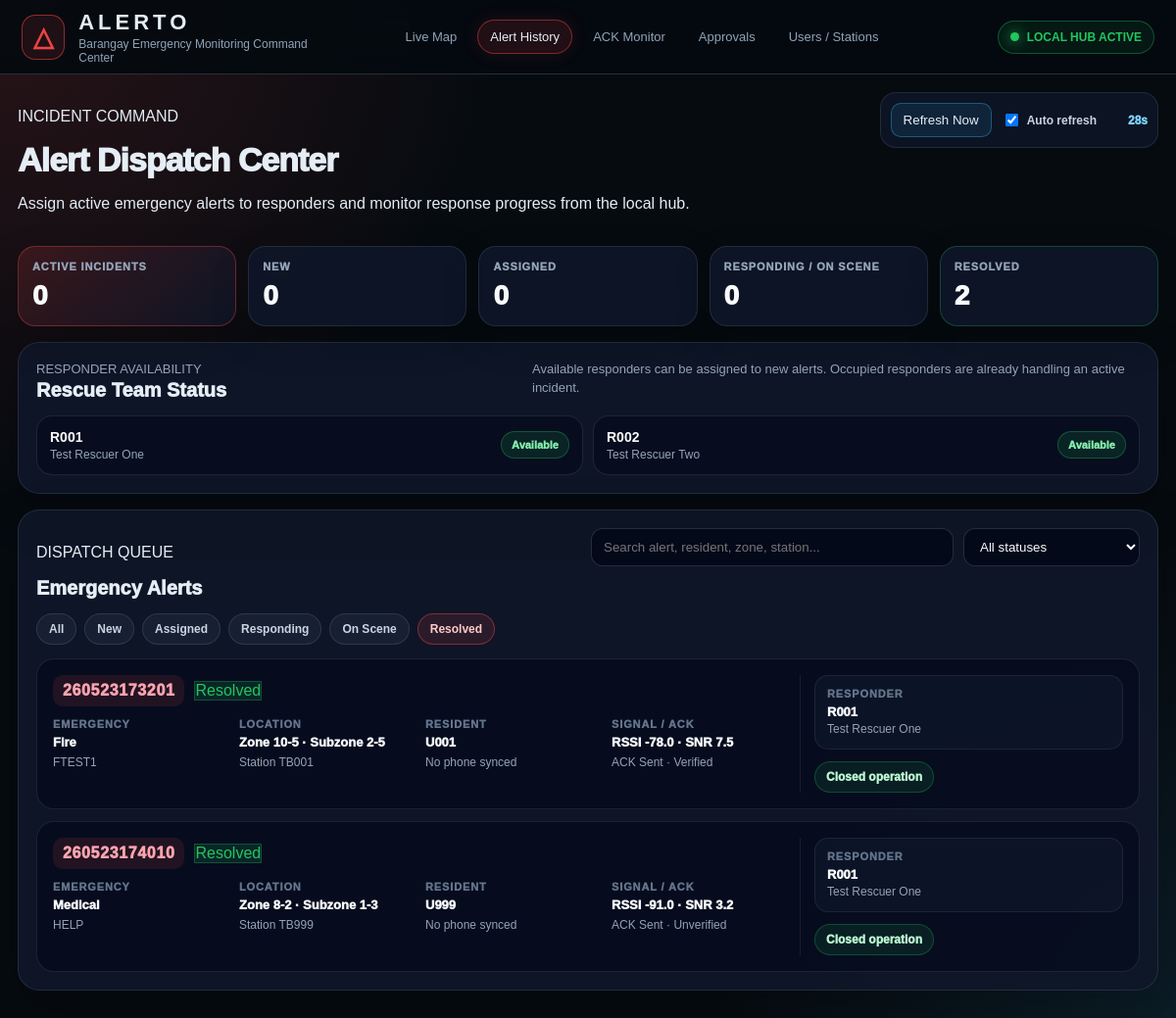
The app's page /alerts?status=Resolved with its own data.
### tables this page shows
CREATE TABLE users (
        id INTEGER PRIMARY KEY AUTOINCREMENT,
        user_id TEXT UNIQUE,
        full_name TEXT,
        phone_number TEXT,
        address TEXT,
        status TEXT DEFAULT 'Active',
        created_at TEXT,
        updated_at TEXT
    , auth_user_id TEXT, user_code TEXT, role TEXT DEFAULT 'resident', approval_status TEXT DEFAULT 'pending', source TEXT DEFAULT 'local', last_synced_at TEXT, profile_id TEXT);

CREATE TABLE alert_assignments (
        id INTEGER PRIMARY KEY AUTOINCREMENT,
        alert_id TEXT,
        rescuer_code TEXT,
        assigned_by TEXT,
        assignment_status TEXT DEFAULT 'Assigned',
        assigned_at TEXT,
        updated_at TEXT,
        notes TEXT,
        UNIQUE(alert_id, rescuer_code)
    );

CREATE TABLE alerts (
        id INTEGER PRIMARY KEY AUTOINCREMENT,
        alert_id TEXT UNIQUE,
        packet_type TEXT,
        raw_packet TEXT,
        device_id TEXT,
        user_id TEXT,
        zone TEXT,
        subzone TEXT,
        emergency_type TEXT,
        emergency_label TEXT,
        message TEXT,
        received_at TEXT,
        rssi REAL,
        snr REAL,
        verification_status TEXT DEFAULT 'Unverified',
        alert_status TEXT DEFAULT 'New',
        ack_message TEXT,
        ack_sent INTEGER DEFAULT 0,
        ack_sent_at TEXT,
        created_at TEXT
    , updated_at TEXT);

### app.py (the view)
@app.route("/alerts")
def alerts_page():
    status = request.args.get("status")
    alerts = get_alerts_with_assignments(status)
    rescue_teams = get_rescuers()
    return render_template(
        "alerts.html",
        alerts=alerts,
        rescue_teams=rescue_teams,
        selected_status=status
    )

### database.py (called while the page is built)
def get_connection():
    conn = sqlite3.connect(
        DATABASE_PATH,
        timeout=10,
        check_same_thread=False
    )
    conn.row_factory = sqlite3.Row
    conn.execute("PRAGMA journal_mode=WAL;")
    conn.execute("PRAGMA busy_timeout=10000;")
    conn.execute("PRAGMA foreign_keys=ON;")
    return conn

def get_rescuers():
    conn = get_connection()
    cur = conn.cursor()
    try:
        cur.execute("""
            SELECT *
            FROM users
            WHERE LOWER(COALESCE(role, '')) = 'rescuer'
               OR user_id LIKE 'R%'
               OR user_code LIKE 'R%'
            ORDER BY full_name ASC
        """)
    except sqlite3.OperationalError:
        cur.execute("""
            SELECT *
            FROM users
            WHERE user_id LIKE 'R%'
            ORDER BY full_name ASC
        """)
    rows = cur.fetchall()
    conn.close()
    return rows

def get_alerts_with_assignments(status=None):
    conn = get_connection()
    cur = conn.cursor()
    base_query = """
        SELECT
            a.*,
            aa.rescuer_code AS assigned_rescuer_code,
            aa.assignment_status AS assignment_status,
            aa.assigned_at AS assigned_at,
            u.full_name AS assigned_rescuer_name
        FROM alerts a
        LEFT JOIN alert_assignments aa
            ON a.alert_id = aa.alert_id
        LEFT JOIN users u
            ON aa.rescuer_code = u.user_id
            OR aa.rescuer_code = u.user_code
    """
    if status:
        cur.execute(base_query + """
            WHERE a.alert_status = ?
            ORDER BY a.received_at DESC
        """, (status,))
    else:
        cur.execute(base_query + """
            ORDER BY a.received_at DESC
        """)
    rows = cur.fetchall()
    conn.close()
    return rows

### templates/alerts.html (shortened to what this page needs)
{% extends "base.html" %}
{% block content %}
{% set active_statuses = ['New', 'Acknowledged', 'Assigned', 'Responding', 'On Scene'] %}
{% set closed_statuses = ['Resolved', 'Cancelled', 'Invalid', 'Failed'] %}
{% set ns = namespace(total=0, active=0, new=0, assigned=0, responding=0, resolved=0, cancelled=0) %}
{% for alert in alerts %}
    {% set ns.total = ns.total + 1 %}
    {% set current_status = alert.alert_status or 'New' %}
    {% if current_status in active_statuses %}{% set ns.active = ns.active + 1 %}{% endif %}
    {% if current_status == 'New' %}{% set ns.new = ns.new + 1 %}{% endif %}
    {% if current_status == 'Assigned' %}{% set ns.assigned = ns.assigned + 1 %}{% endif %}
    {% if current_status == 'Responding' or current_status == 'On Scene' %}{% set ns.responding = ns.responding + 1 %}{% endif %}
    {% if current_status == 'Resolved' %}{% set ns.resolved = ns.resolved + 1 %}{% endif %}
    {% if current_status == 'Cancelled' or current_status == 'Invalid' or current_status == 'Failed' %}{% set ns.cancelled = ns.cancelled + 1 %}{% endif %}
{% endfor %}
<div class="dispatch-page">
    <div class="dispatch-topbar">
        <div>
            <p class="eyebrow">INCIDENT COMMAND</p>
            <h1>Alert Dispatch Center</h1>
            <p class="page-subtitle">
                Assign active emergency alerts to responders and monitor response progress from the local hub.
            </p>
        </div>
        <div class="dispatch-refresh-box">
            <button class="btn-small" onclick="window.location.reload()">Refresh Now</button>
            <label class="auto-refresh-toggle">
                <input type="checkbox" id="auto-refresh-toggle" checked onchange="toggleAutoRefresh()">
                Auto refresh
            </label>
            <span id="refresh-countdown">30s</span>
        </div>
    </div>
    <section class="dispatch-kpi-grid">
        <div class="dispatch-kpi critical">
            <span>Active Incidents</span>
            <strong>{{ ns.active }}</strong>
        </div>
        <div class="dispatch-kpi">
            <span>New</span>
            <strong>{{ ns.new }}</strong>
        </div>
        <div class="dispatch-kpi">
            <span>Assigned</span>
            <strong>{{ ns.assigned }}</strong>
        </div>
        <div class="dispatch-kpi">
            <span>Responding / On Scene</span>
            <strong>{{ ns.responding }}</strong>
        </div>
        <div class="dispatch-kpi resolved">
            <span>Resolved</span>
            <strong>{{ ns.resolved }}</strong>
        </div>
    </section>
    <section class="responder-roster-card">
        <div class="section-slim-header">
            <div>
                <p class="eyebrow">RESPONDER AVAILABILITY</p>
                <h2>Rescue Team Status</h2>
            </div>
            <p>Available responders can be assigned to new alerts. Occupied responders are already handling an active incident.</p>
        </div>
        {% if rescue_teams %}
        <div class="responder-roster-grid">
            {% for rescuer in rescue_teams %}
                {% set rescuer_code = rescuer.user_code or rescuer.user_id %}
                {% set rn = namespace(active_count=0, latest_alert='') %}
                {% for alert in alerts %}
                    {% if alert.assigned_rescuer_code == rescuer_code and alert.alert_status not in closed_statuses %}
                        {% set rn.active_count = rn.active_count + 1 %}
                        {% set rn.latest_alert = alert.alert_id %}
                    {% endif %}
                {% endfor %}
                <div class="responder-card {% if rn.active_count > 0 %}occupied{% else %}available{% endif %}">
                    <div>
                        <strong>{{ rescuer_code }}</strong>
                        <span>{{ rescuer.full_name or 'Unnamed Rescuer' }}</span>
                    </div>
                    {% if rn.active_count > 0 %}
                        <em>Occupied · {{ rn.latest_alert }}</em>
                    {% else %}
                        <em>Available</em>
                    {% endif %}
                </div>
            {% endfor %}
        </div>
        {% else %}
        <div class="empty-state compact-empty">
            <h3>No synced rescuers</h3>
            <p>Create a rescuer account in Users / Stations, then Sync Now.</p>
        </div>
        {% endif %}
    </section>
    <section class="dispatch-board-card">
        <div class="dispatch-board-header">
            <div>
                <p class="eyebrow">DISPATCH QUEUE</p>
                <h2>Emergency Alerts</h2>
            </div>
            <div class="dispatch-tools">
                <input id="alert-search" type="text" placeholder="Search alert, resident, zone, station..." oninput="applyAlertFilters()">
                <select id="status-filter" onchange="applyAlertFilters()">
                    <option value="all">All statuses</option>
                </select>
            </div>
        </div>
        <div class="dispatch-filter-pills">
            <a class="{% if not selected_status %}active{% endif %}" href="/alerts">All</a>
            <a class="{% if selected_status == 'New' %}active{% endif %}" href="/alerts?status=New">New</a>
            <a class="{% if selected_status == 'Assigned' %}active{% endif %}" href="/alerts?status=Assigned">Assigned</a>
            <a class="{% if selected_status == 'Responding' %}active{% endif %}" href="/alerts?status=Responding">Responding</a>
            <a class="{% if selected_status == 'On Scene' %}active{% endif %}" href="/alerts?status=On%20Scene">On Scene</a>
            <a class="{% if selected_status == 'Resolved' %}active{% endif %}" href="/alerts?status=Resolved">Resolved</a>
        </div>
        {% if alerts %}
        <div class="dispatch-alert-list">
            {% for alert in alerts %}
            {% set current_status = alert.alert_status or 'New' %}
            <article class="dispatch-alert-card alert-row"
                data-status="{{ current_status }}"
                data-search="{{ (alert.alert_id or '')|lower }} {{ (alert.device_id or '')|lower }} {{ (alert.user_id or '')|lower }} {{ (alert.resident_name or '')|lower }} {{ (alert.zone or '')|lower }} {{ (alert.subzone or '')|lower }} {{ (alert.emergency_label or alert.emergency_type or '')|lower }} {{ (alert.message or '')|lower }}">
                <div class="alert-main-column">
                    <div class="alert-title-line">
                        <span class="alert-code-chip">{{ alert.alert_id }}</span>
                        <span class="status-pill {{ current_status|lower|replace(' ', '-') }}">{{ current_status }}</span>
                    </div>
                    <div class="alert-context-grid">
                        <div>
                            <label>Emergency</label>
                            <strong>{{ alert.emergency_label or alert.emergency_type or 'Unknown' }}</strong>
                            <p>{{ alert.message or 'No message provided' }}</p>
                        </div>
                        <div>
                            <label>Location</label>
                            <strong>Zone {{ alert.zone or '—' }} · Subzone {{ alert.subzone or '—' }}</strong>
                            <p>Station {{ alert.device_id or '—' }}</p>
                        </div>
                        <div>
                            <label>Resident</label>
                            <strong>{{ alert.resident_name or alert.user_id or 'Unknown / Not synced' }}</strong>
                            <p>{{ alert.resident_phone or 'No phone synced' }}</p>
                        </div>
                        <div>
                            <label>Signal / ACK</label>
                            <strong>RSSI {{ alert.rssi or '—' }} · SNR {{ alert.snr or '—' }}</strong>
                            <p>{% if alert.ack_sent %}ACK Sent{% else %}ACK Failed{% endif %} · {{ alert.verification_status or 'Unverified' }}</p>
                        </div>
                    </div>
                </div>
                <aside class="alert-operation-column">
                    <div class="assigned-responder-box">
                        <label>Responder</label>
                        {% if alert.assigned_rescuer_code %}
                            <strong>{{ alert.assigned_rescuer_code }}</strong>
                            <span>{{ alert.assigned_rescuer_name or 'Assigned rescuer' }}</span>
                        {% else %}
                            <strong>Unassigned</strong>
                            <span>Needs dispatcher action</span>
                        {% endif %}
                    </div>
                    {% if current_status not in closed_statuses %}
                        {% if not alert.assigned_rescuer_code %}
                        <div class="assign-control-row">
                            <select id="rescuer-select-{{ alert.alert_id }}">
                                <option value="">Select rescuer</option>
                                {% for rescuer in rescue_teams %}
                                    {% set rescuer_code = rescuer.user_code or rescuer.user_id %}
                                    <option value="{{ rescuer_code }}">
                                        {{ rescuer_code }} - {{ rescuer.full_name }}
                                    </option>
                                {% endfor %}
                            </select>
                            <button class="btn-small success" onclick="assignAlert('{{ alert.alert_id }}')">Assign</button>
                        </div>
                        <button class="btn-small danger-soft full-action" onclick="updateStatus('{{ alert.alert_id }}', 'Cancelled')">Cancel / Invalid</button>
                        {% else %}
                        <div class="next-action-grid">
                            {% if current_status in ['Assigned', 'Acknowledged'] %}
                                <button onclick="updateStatus('{{ alert.alert_id }}', 'Responding')">Mark Responding</button>
                            {% elif current_status == 'Responding' %}
                                <button onclick="updateStatus('{{ alert.alert_id }}', 'On Scene')">Mark On Scene</button>
                            {% elif current_status == 'On Scene' %}
                                <button class="success-soft" onclick="updateStatus('{{ alert.alert_id }}', 'Resolved')">Resolve Alert</button>
                            {% else %}
                                <button onclick="updateStatus('{{ alert.alert_id }}', 'Responding')">Mark Responding</button>
                            {% endif %}
                            <button class="danger-soft" onclick="updateStatus('{{ alert.alert_id }}', 'Cancelled')">Cancel</button>
                        </div>
                        {% endif %}
                    {% else %}
                        <div class="closed-alert-note">Closed operation</div>
                    {% endif %}
                </aside>
            </article>
            {% endfor %}
        </div>
        {% else %}
        <div class="empty-state">
            <h3>No alerts found</h3>
            <p>Incoming LoRa alerts will appear here after receiver.py saves packets into local SQLite.</p>
        </div>
        {% endif %}
    </section>
</div>
{% endblock %}

### records on screen
users: user_code "R001", full_name "Test Rescuer One"
users: user_code "R002", full_name "Test Rescuer Two"
alert_assignments: alert_id "260523173201", emergency_label "Fire", message "FTEST1", zone "10-5", subzone "2-5", device_id "TB001", user_id "U001", resident_phone "No phone synced", rssi "-78.0", snr "7.5", verification_status "Verified", assigned_rescuer_code "R001", full_name "Test Rescuer One"
alerts: alert_status "Resolved"
alert_assignments: alert_id "260523174010", emergency_label "Medical", message "HELP", zone "8-2", subzone "1-3", device_id "TB999", user_id "U999", resident_phone "No phone synced", rssi "-91.0", snr "3.2", verification_status "Unverified", assigned_rescuer_code "R001", full_name "Test Rescuer One"
alerts: alert_status "Resolved"

### other values on screen
{{ ns.active }} "0"
{{ ns.new }} "0"
{{ ns.assigned }} "0"
{{ ns.responding }} "0"
{{ ns.resolved }} "2"
